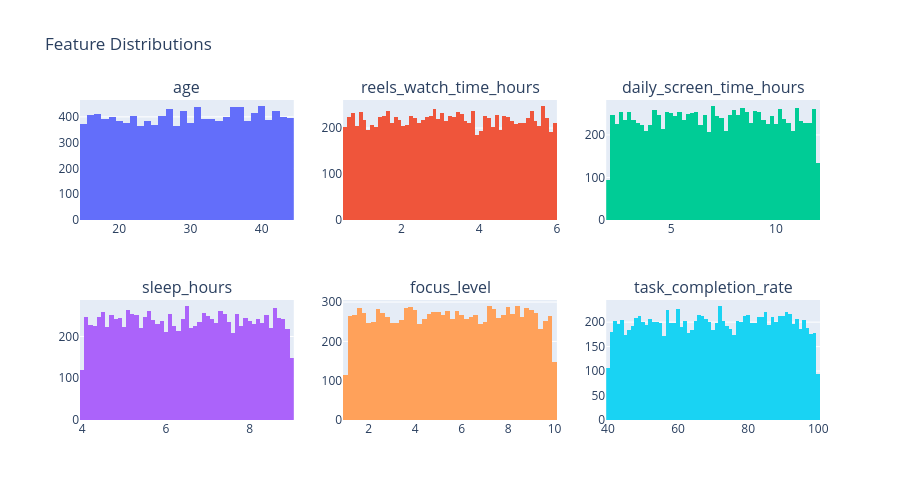

The notebook cell this image was saved under:
### Markdown cell above
### Feature Distributions Visualization

### Code cell
fig = make_subplots(
    rows=2, cols=3,
    subplot_titles=list(x.columns[:6])
)
for i, col in enumerate(x.columns[:6]):
    r, c = divmod(i, 3)
    fig.add_trace(go.Histogram(x=df[col], name=col, showlegend=False), row=r+1, col=c+1)

fig.update_layout(title_text="Feature Distributions", height=500)
fig.show()
print("Inspect how each feature is distributed - skewed features may affect model performance")

### Figure 1 — Plotly figure (JSON) as saved in the notebook; plotly's stock layout.template omitted (floating-point values rounded to 4 significant figures; data arrays with more than 128 entries replaced by an {"elided": "..."} marker saying what was removed)
{"data": [{"name": "age", "showlegend": false, "type": "histogram", "x": {"elided": "12000 int values"}, "xaxis": "x", "yaxis": "y"}, {"name": "reels_watch_time_hours", "showlegend": false, "type": "histogram", "x": {"elided": "12000 float values"}, "xaxis": "x2", "yaxis": "y2"}, {"name": "daily_screen_time_hours", "showlegend": false, "type": "histogram", "x": {"elided": "12000 float values"}, "xaxis": "x3", "yaxis": "y3"}, {"name": "sleep_hours", "showlegend": false, "type": "histogram", "x": {"elided": "12000 float values"}, "xaxis": "x4", "yaxis": "y4"}, {"name": "focus_level", "showlegend": false, "type": "histogram", "x": {"elided": "12000 float values"}, "xaxis": "x5", "yaxis": "y5"}, {"name": "task_completion_rate", "showlegend": false, "type": "histogram", "x": {"elided": "12000 float values"}, "xaxis": "x6", "yaxis": "y6"}], "layout": {"annotations": [{"font": {"size": 16}, "showarrow": false, "text": "age", "x": 0.1444, "xanchor": "center", "xref": "paper", "y": 1, "yanchor": "bottom", "yref": "paper"}, {"font": {"size": 16}, "showarrow": false, "text": "reels_watch_time_hours", "x": 0.5, "xanchor": "center", "xref": "paper", "y": 1, "yanchor": "bottom", "yref": "paper"}, {"font": {"size": 16}, "showarrow": false, "text": "daily_screen_time_hours", "x": 0.8556, "xanchor": "center", "xref": "paper", "y": 1, "yanchor": "bottom", "yref": "paper"}, {"font": {"size": 16}, "showarrow": false, "text": "sleep_hours", "x": 0.1444, "xanchor": "center", "xref": "paper", "y": 0.375, "yanchor": "bottom", "yref": "paper"}, {"font": {"size": 16}, "showarrow": false, "text": "focus_level", "x": 0.5, "xanchor": "center", "xref": "paper", "y": 0.375, "yanchor": "bottom", "yref": "paper"}, {"font": {"size": 16}, "showarrow": false, "text": "task_completion_rate", "x": 0.8556, "xanchor": "center", "xref": "paper", "y": 0.375, "yanchor": "bottom", "yref": "paper"}], "height": 500, "title": {"text": "Feature Distributions"}, "xaxis": {"anchor": "y", "domain": [0, 0.2889]}, "xaxis2": {"anchor": "y2", "domain": [0.3556, 0.6444]}, "xaxis3": {"anchor": "y3", "domain": [0.7111, 1]}, "xaxis4": {"anchor": "y4", "domain": [0, 0.2889]}, "xaxis5": {"anchor": "y5", "domain": [0.3556, 0.6444]}, "xaxis6": {"anchor": "y6", "domain": [0.7111, 1]}, "yaxis": {"anchor": "x", "domain": [0.625, 1]}, "yaxis2": {"anchor": "x2", "domain": [0.625, 1]}, "yaxis3": {"anchor": "x3", "domain": [0.625, 1]}, "yaxis4": {"anchor": "x4", "domain": [0, 0.375]}, "yaxis5": {"anchor": "x5", "domain": [0, 0.375]}, "yaxis6": {"anchor": "x6", "domain": [0, 0.375]}}}
